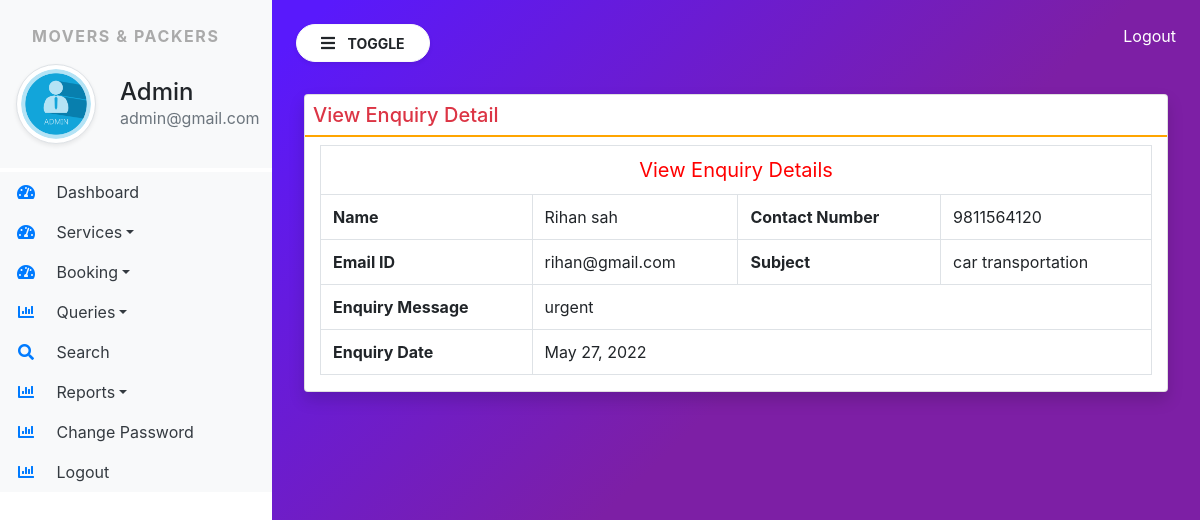
The page /view_queries/2 (signed in) on the database its author committed.
### moverspackers/models.py (models this page shows, shortened)
class Contact(models.Model):
    name = models.CharField(max_length=100, null=True)
    contact = models.CharField(max_length=15, null=True)
    emailid = models.CharField(max_length=100, null=True)
    subject = models.CharField(max_length=100, null=True)
    message = models.CharField(max_length=200, null=True)
    mdate = models.DateField(null=True)
    isread = models.CharField(max_length=10,null=True)

### moverspackers/views.py (the view)
# urls.py: path('view_queries/<int:pid>', view_queries, name="view_queries"),
def view_queries(request,pid):
    if not request.user.is_authenticated:
        return redirect('admin_login')
    contact = Contact.objects.get(id=pid)
    contact.isread="yes"
    contact.save()
    return render(request, 'view_queries.html',locals())

### moverspackers/templates/view_queries.html (shortened to what this page needs)
{% extends 'admin_base.html' %}
{% block main %}
<div class="card shadow m-2">
    <div clsss="card-body">
        <h5 class="p-2 text-danger" style="border-bottom : 2px solid orange">View Enquiry Detail</h5>
        <div class="container-fluid">
            <table class="table table-bordered">
                <tr align="center">
                    <td colspan="4" style="font-size :20px; color : red">
                        View Enquiry Details
                    </td>
                </tr>
                <tr>
                    <th>Name</th>
                    <td>{{contact.name}}</td>
                    <th>Contact Number</th>
                    <td>{{contact.contact}}</td>
                </tr>
                <tr>
                    <th>Email ID</th>
                    <td>{{contact.emailid}}</td>
                    <th>Subject</th>
                    <td>{{contact.subject}}</td>
                </tr>
                <tr>
                    <th>Enquiry Message</th>
                    <td colspan="3">{{contact.message}}</td>
                </tr>
                <tr>
                    <th>Enquiry Date</th>
                    <td colspan="3">{{contact.mdate}}</td>
                </tr>
            </table>
        </div>
    </div>
{% endblock %}

### moverspackers/templates/admin_base.html (shortened to what this page needs)
{% load static %}
<html>
    <head>
        <link rel="stylesheet" href="https://cdn.jsdelivr.net/npm/bootstrap@4.6.1/dist/css/bootstrap.min.css">
        <link rel= "stylesheet" href="{% static 'css/sidebar.css' %}">
        <link rel="stylesheet" href="https://use.fontawesome.com/releases/v5.7.0/css/all.css">
        <link rel="stylesheet" href="https://cdn.datatables.net/1.12.0/css/jquery.dataTables.min.css">
        <link rel="stylesheet" href="https://cdn.datatables.net/buttons/2.2.3/css/buttons.dataTables.min.css">
    </head>
    <body>
        <div class="bg-white vertical-nav" id="sidebar">
            <div class="py-4 px-3 bg-light mb-1">
                <p class="font-weight-bold text-uppercase px-3 sidebar-title">Movers & Packers</p>
                <div class="media d-flex align-items-center">
                    <img src="{% static 'images/admin.png' %}" width="80" height="80" class="mr-4 rounded-circle img-thumbnail shadow-sm">
                    <div class="media-body">
                        <h4 class="mb-0">Admin</h4>
                        <p class="text-muted mb-0">{{request.user.email}}</p>
                    </div>
                </div>
            </div>
            <ul class="nav flex-column bg-white">
                <li class="nav-item">
                    <a href="{% url 'admin_home' %}" class="nav-link text-dark bg-light">
                        <i class="fas fa-tachometer-alt fa-fw mr-3 text-primary"></i>
                        Dashboard
                    </a>
                </li>
                <li class="nav-item dropdown">
                    <a href="#" class="nav-link dropdown-toggle text-dark bg-light" id="navbardrop" data-toggle="dropdown">
                        <i class="fas fa-tachometer-alt fa-fw mr-3 text-primary"></i>
                        Services</a>
                </li>
                <li class="nav-item dropdown">
                    <a href="#" class="nav-link dropdown-toggle text-dark bg-light" id="navbardrop" data-toggle="dropdown">
                        <i class="fas fa-tachometer-alt fa-fw mr-3 text-primary"></i>
                        Booking</a>
                </li>
                <li class="nav-item dropdown">
                    <a href="#" class="nav-link dropdown-toggle text-dark bg-light" id="navbardrop" data-toggle="dropdown">
                        <i class="fas fa-chart-bar fa-fw mr-3 text-primary"></i>
                        Queries</a>
                </li>
                <li class="nav-item">
                    <a href="{% url 'search' %}" class="nav-link text-dark bg-light">
                        <i class="fas fa-search fa-fw mr-3 text-primary"></i>
                        Search
                    </a>
                </li>
                <li class="nav-item dropdown">
                    <a href="#" class="nav-link dropdown-toggle text-dark bg-light" id="navbardrop" data-toggle="dropdown">
                        <i class="fas fa-chart-bar fa-fw mr-3 text-primary"></i>
                        Reports</a>
                </li>
                <li class="nav-item">
                    <a href="{% url 'change_password' %}" class="nav-link text-dark bg-light">
                        <i class="fas fa-chart-bar fa-fw mr-3 text-primary"></i>
                        Change Password
                    </a>
                </li>
                <li class="nav-item">
                    <a href="{% url 'logout' %}" class="nav-link text-dark bg-light">
                        <i class="fas fa-chart-bar fa-fw mr-3 text-primary"></i>
                        Logout
                    </a>
                </li>
            </ul>
        </div>
        <div class="page-content p-4" id="content">
            <a href="{% url 'logout' %}" title="logout" class="text-white float-right">Logout</a>
            <button id="sidebarCollapse" type="button" class="btn btn-light bg-white rounded-pill shadow-sm px-4 mb-4">
                <i class="fas fa-bars mr-2"></i>
                <small class="text-uppercase font-weight-bold">Toggle</small>
            </button>
            {% block main %}
            {% endblock %}
    </body>
</html>

### moverspackers/static/css/sidebar.css (style rules this page uses)
.sidebar-title { letter-spacing: 0.1em; color: #aaa; }
body { background-image: linear-gradient(135.9deg,rgba(89,25,252,1) 16.4%,rgba(125,31,165,1) 56.1%); max-height: 100vh; }
.vertical-nav { min-width: 17rem; width: 17rem; height: 100vh; position: fixed; top: 0; left: 0; transition:all 0.4s }
.page-content { width: calc(100%-17rem); margin-left: 17rem; transition:all 0.4s }

### rows shown on the page
Contact: name "Rihan sah", contact "9811564120", emailid "rihan@gmail.com", subject "car transportation", message "urgent", mdate "May 27, 2022"

### other values the page prints
{{ request.user.email }} "admin@gmail.com"
